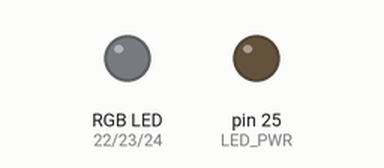
This sketch was run on a simulated Arduino Mega 2560, built with avr-gcc and run on an emulated ATmega2560. Parts: an RGB LED mixed from three pins (HIGH = lit), output pins drawn as LEDs (lit = HIGH).

Above: at 0.7 s.
At 1.7 s:
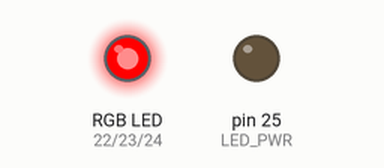
At 2.2 s:
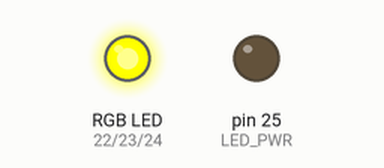
At 2.7 s:
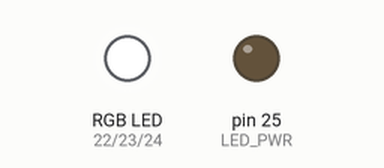
At 3.7 s:
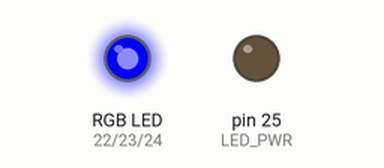
At 6.2 s:
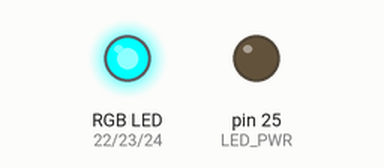
Timing chart, 0 to 6.9 s (numbered marks = the images above):
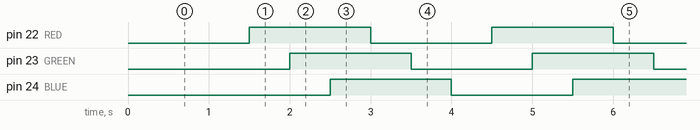

Measured:
- by itself, pin 22 (RED), pin 23 (GREEN), pin 24 (BLUE): alternates HIGH for 1.5 s and LOW for 1.5 s
- by itself, everything shown: repeats every 3.0 s, in 6 steps

The sketch:

rgb-led-basic-1.ino
```cpp
// How to control the RGB Led and Power Led of the Nano 33 BLE boards.

 #define RED 22
 #define BLUE 24
 #define GREEN 23
 #define LED_PWR 25

void setup() {

 // intitialize the digital Pin as an output
  pinMode(RED, OUTPUT);
  pinMode(BLUE, OUTPUT);
  pinMode(GREEN, OUTPUT);
  pinMode(LED_PWR, OUTPUT);

  digitalWrite(LED_PWR, LOW);
}

// the loop function runs over and over again
void loop() {
  digitalWrite(RED, LOW); // turn the LED off by making the voltage LOW
  delay(500);            // wait for a second
  digitalWrite(GREEN, LOW);
  delay(500);
  digitalWrite(BLUE, LOW);
  delay(500);
  digitalWrite(RED, HIGH); // turn the LED on (HIGH is the voltage level)
  delay(500);
  digitalWrite(GREEN, HIGH);
  delay(500);
  digitalWrite(BLUE, HIGH);
  delay(500);
}
```
